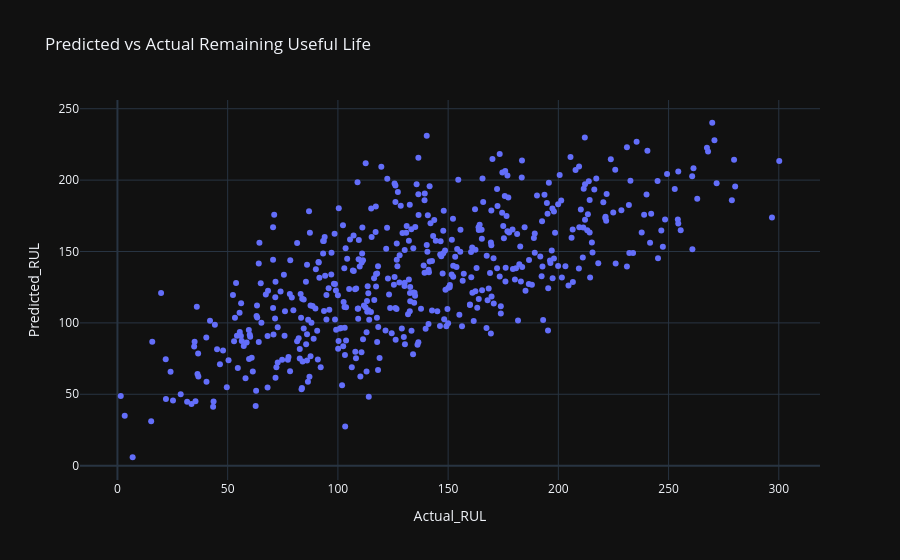

Write notebook code for a chart like this one.
### Markdown cell above
## Predicted vs actual RUL (test-set style spot check)

### Code cell
import sys
from pathlib import Path
sys.path.insert(0, str(Path('..') / 'src'))

import joblib
import plotly.express as px
import plotly.io as pio
pio.templates.default = 'plotly_dark'

from data_preprocessing import clean_raw_dataframe
from feature_engineering import add_engineered_features, ALL_MODEL_FEATURES
from train_failure_model import encode_features

raw = pd.read_csv('../data/raw/oil_gas_equipment_sensor_data.csv').sample(500, random_state=42)
clean = clean_raw_dataframe(raw, verbose=False)
fe = add_engineered_features(clean)

encoders = joblib.load('../models/encoder.pkl')
X, _ = encode_features(fe[ALL_MODEL_FEATURES], encoders=encoders)

rul_model = joblib.load('../models/rul_prediction_model.pkl')
preds = rul_model.predict(X)

compare = pd.DataFrame({'Actual_RUL': fe['Remaining_Useful_Life'].values, 'Predicted_RUL': preds})
px.scatter(compare, x='Actual_RUL', y='Predicted_RUL', title='Predicted vs Actual Remaining Useful Life')

### Figure 1 — Plotly figure (JSON) as saved in the notebook; plotly's stock layout.template omitted (floating-point values rounded to 4 significant figures; data arrays with more than 128 entries replaced by an {"elided": "..."} marker saying what was removed)
{"data": [{"hovertemplate": "Actual_RUL=%{x}<br>Predicted_RUL=%{y}<extra></extra>", "legendgroup": "", "marker": {"color": "#636efa", "symbol": "circle"}, "mode": "markers", "name": "", "orientation": "v", "showlegend": false, "type": "scatter", "x": {"elided": "500 float values"}, "xaxis": "x", "y": {"elided": "500 float values"}, "yaxis": "y"}], "layout": {"legend": {"tracegroupgap": 0}, "title": {"text": "Predicted vs Actual Remaining Useful Life"}, "xaxis": {"anchor": "y", "domain": [0.0, 1.0], "title": {"text": "Actual_RUL"}}, "yaxis": {"anchor": "x", "domain": [0.0, 1.0], "title": {"text": "Predicted_RUL"}}}}
